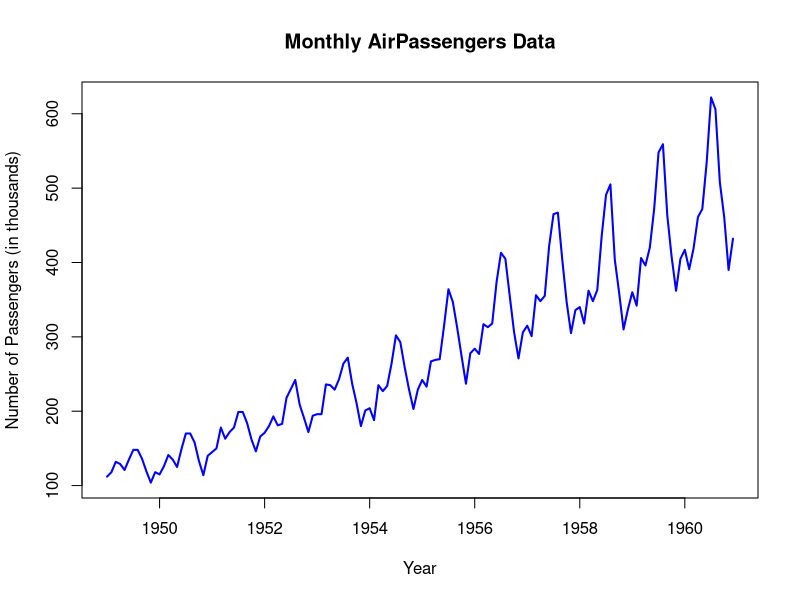
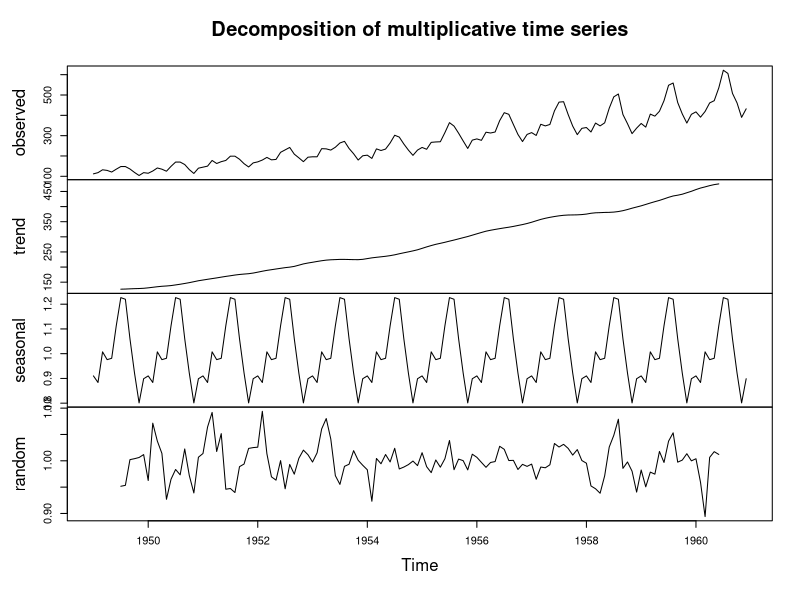
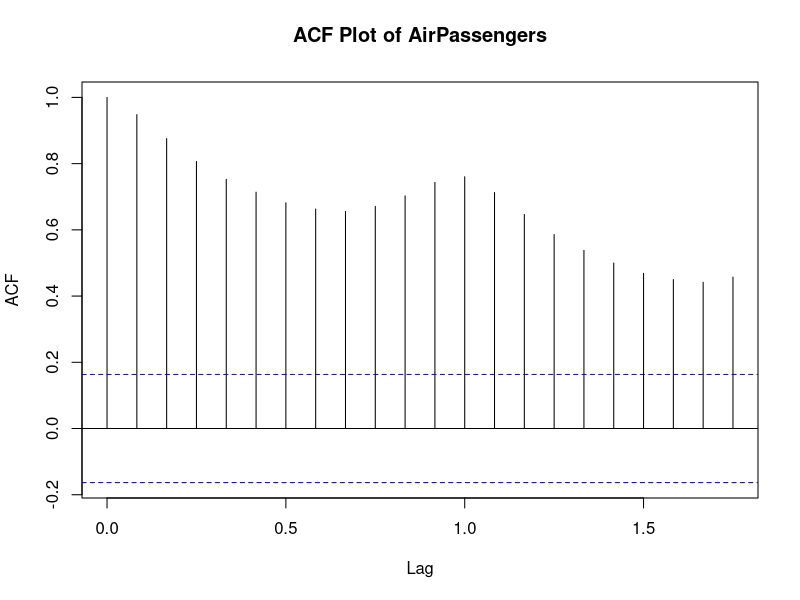
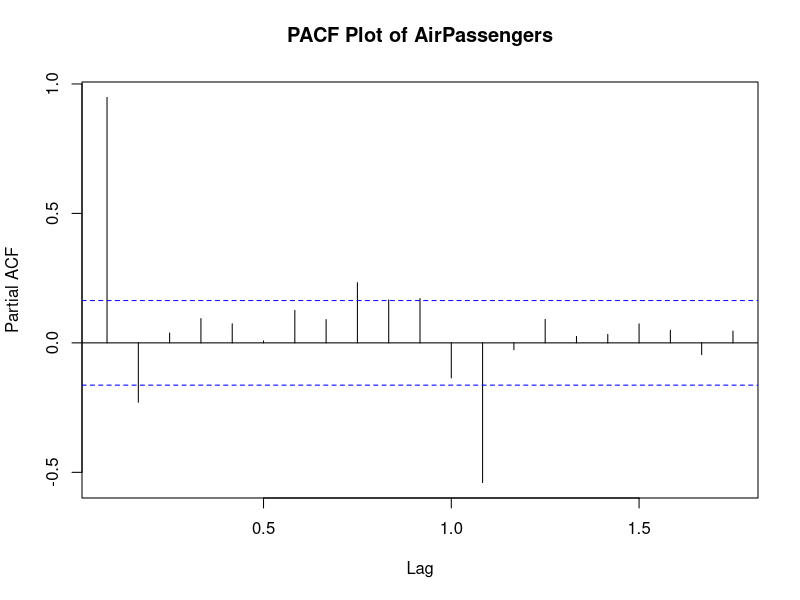
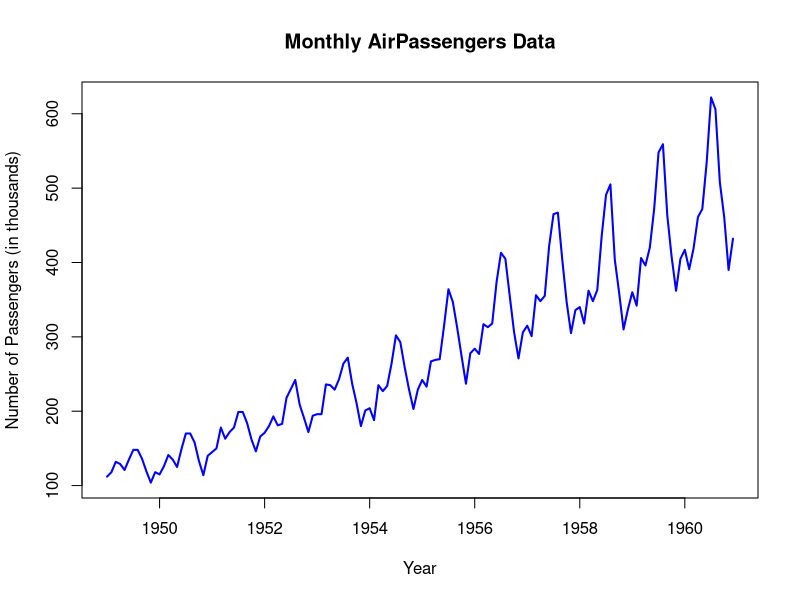
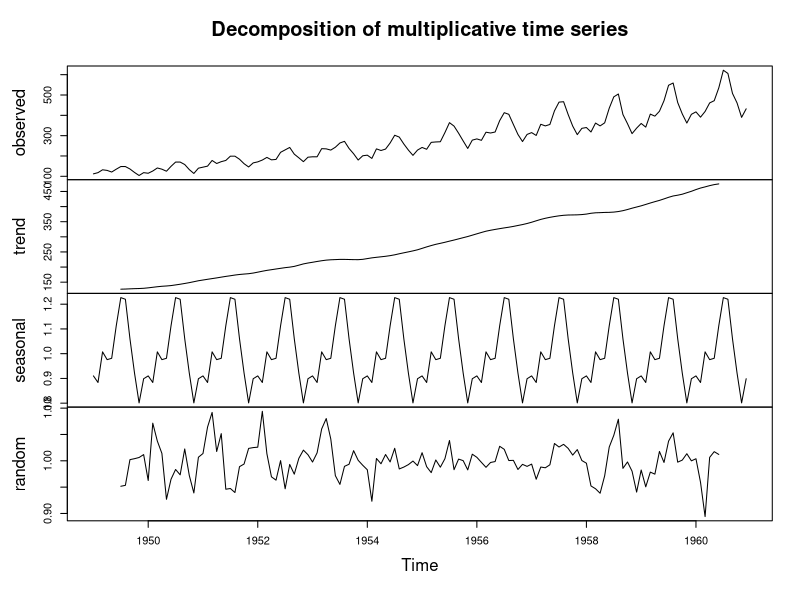
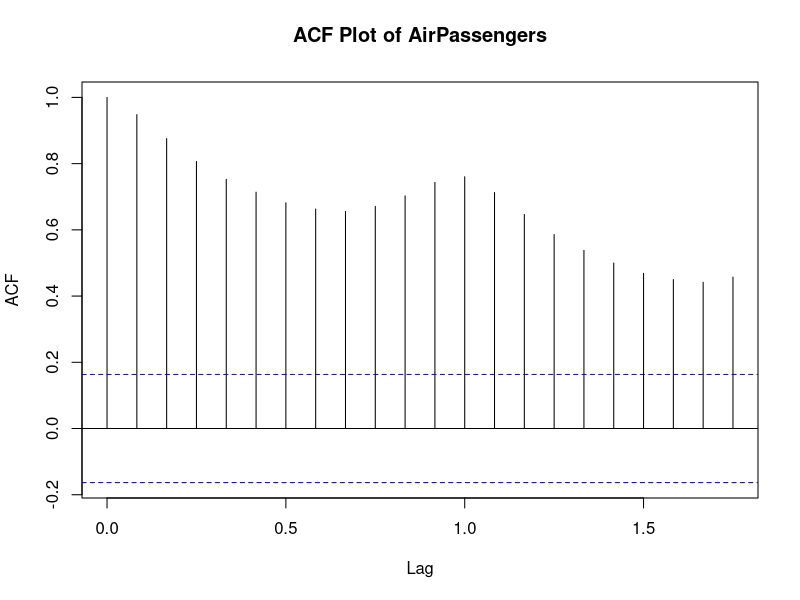
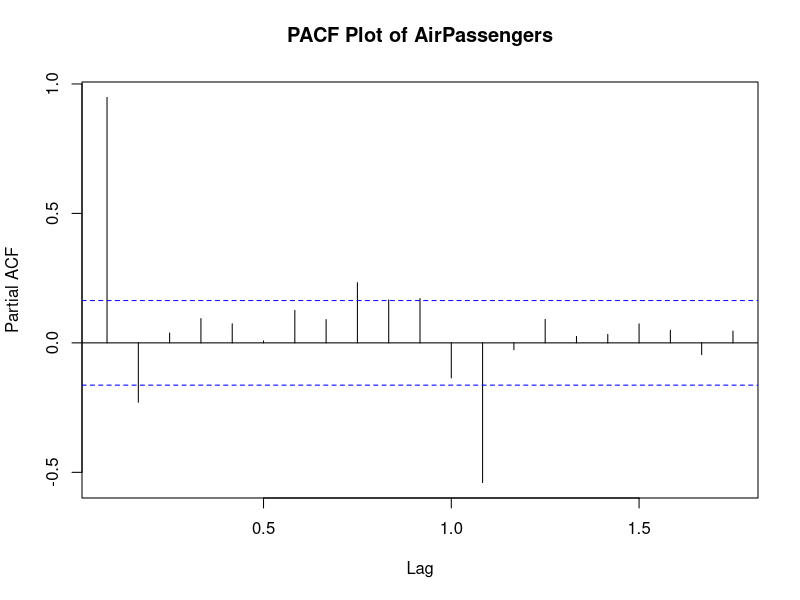

These figures' R source, in order:
## ---- chunk 1
knitr::opts_chunk$set(echo = TRUE)
library(datasets)
library(forecast)
library(tseries)
## ---- chunk 2

# Clear workspace
rm(list = ls(all = TRUE))

# Load required libraries
library(datasets)
library(forecast)
library(tseries)

# (a) Load and convert AirPassengers dataset
data(AirPassengers)

ap_ts <- ts(
  AirPassengers,
  start = c(1949, 1),
  frequency = 12
)

# (b) Plot the time series
plot(
  ap_ts,
  main = "Monthly AirPassengers Data",
  ylab = "Number of Passengers (in thousands)",
  xlab = "Year",
  col = "blue",
  lwd = 2
)

# (c) Decompose the data (Multiplicative Model)
ap_decomp <- decompose(ap_ts, type = "multiplicative")
plot(ap_decomp)

# (d) ACF and PACF plots
acf(ap_ts, main = "ACF Plot of AirPassengers")
pacf(ap_ts, main = "PACF Plot of AirPassengers")

# (e) Augmented Dickey-Fuller Test
adf_test <- adf.test(ap_ts)
adf_test
## ---- chunk 3
plot(
  ap_ts,
  main = "Monthly AirPassengers Data",
  ylab = "Number of Passengers (in thousands)",
  xlab = "Year",
  col = "blue",
  lwd = 2
)
## ---- chunk 4
ap_decomp <- decompose(ap_ts, type = "multiplicative")
plot(ap_decomp)
## ---- chunk 5
acf(ap_ts, main = "ACF Plot of AirPassengers")
## ---- chunk 6
pacf(ap_ts, main = "PACF Plot of AirPassengers")
## ---- chunk 7
adf.test(ap_ts)
